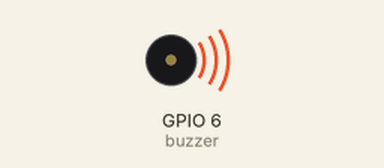
Recording of a program running on a simulated ESP32 board running MicroPython. On the bench: buzzer (waves = sounding). What the program prints to the serial console is not drawn. At 11.2 s the program stops and its outputs stay as they are.

Above: at 0.25 s.
At 10.0 s:
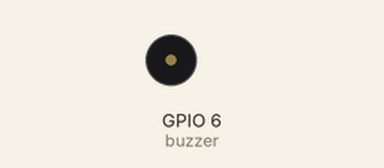
Timing chart, 0 to 11.5 s (numbered marks = the images above):
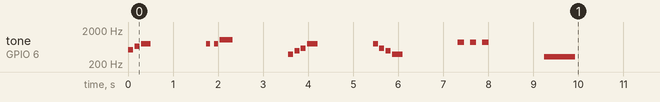

The program:

b6____.py
```python
from machine import Pin, PWM
import time

buzzer = PWM(Pin(6), freq=440, duty=0)

TICK_MS = 10
VOLUME_TABLE = [0, 3, 6, 12, 24, 48, 96, 160, 256, 384, 512]
VOLUME = 6                                   # 상태음 볼륨 (0 ~ 10)

def envelope_duty(t, total, peak, a, d, s, r):
    sus = peak * s // 100
    if t < a:
        return peak * t // a
    if t < a + d:
        return peak - (peak - sus) * (t - a) // d
    if t < total - r:
        return sus
    return sus * (total - t) // r

def play_note(freq, total, a, d, s, r):
    peak = VOLUME_TABLE[VOLUME]
    buzzer.freq(freq)
    t = 0
    while t < total:
        buzzer.duty(envelope_duty(t, total, peak, a, d, s, r))
        time.sleep_ms(TICK_MS)
        t += TICK_MS
    buzzer.duty(0)

# 소리 신호 하나 = [주파수, 길이 ms] 목록. 주파수 0 은 쉼.
SOUNDS = {
    "켜짐":       [[523, 120], [659, 120], [784, 220]],               # 도 미 솔 : 올라간다
    "준비 끝":    [[784, 100], [0, 60], [784, 100], [1047, 300]],      # 솔 솔 높은도
    "이륙":       [[392, 120], [494, 120], [587, 120], [784, 240]],    # 점점 높아진다
    "착륙":       [[784, 120], [587, 120], [494, 120], [392, 240]],    # 점점 낮아진다
    "배터리 부족": [[880, 150], [0, 100], [880, 150], [0, 100], [880, 150]],  # 같은 음 세 번
    "연결 끊김":   [[330, 700]],                                       # 낮고 긴 소리 하나
}

# 신호마다 소리 모양 (어택, 디케이, 서스테인 %, 릴리즈)
SHAPE_OF = {
    "켜짐": (5, 60, 60, 40),
    "준비 끝": (5, 30, 60, 40),
    "이륙": (5, 40, 80, 40),
    "착륙": (5, 40, 80, 40),
    "배터리 부족": (2, 20, 90, 20),          # 또렷하게 : 빨리 커지고 빨리 끝난다
    "연결 끊김": (20, 200, 30, 250),
}

def play_sound(name):
    a, d, s, r = SHAPE_OF[name]
    for freq, ms in SOUNDS[name]:
        if freq == 0:
            buzzer.duty(0)
            time.sleep_ms(ms)
        else:
            play_note(freq, ms, a, d, s, r)
            time.sleep_ms(20)

try:
    for name in SOUNDS:
        print("소리 신호 :", name)
        play_sound(name)
        time.sleep_ms(1200)
finally:
    buzzer.duty(0)
    buzzer.deinit()
    print("끝")
```

Measured:
- by itself, tone on GPIO 6 (buzzer): plays 523 Hz for 0.11 s, 659 Hz for 0.11 s, 784 Hz for 0.21 s, 784 Hz for 0.09 s, 784 Hz for 0.09 s, 1047 Hz for 0.29 s … (18 notes in this stretch)
